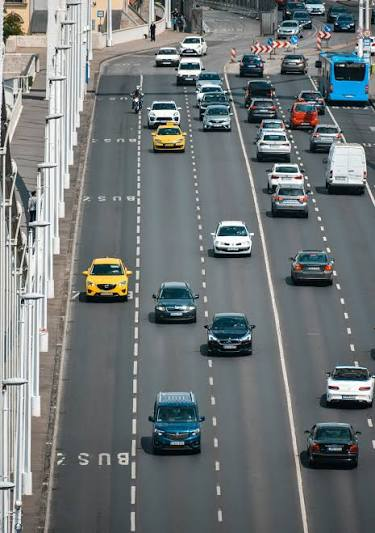
#> input picture data/sample_videos/images (1).jpeg, 375 x 533 px
$ python -i preprocessor.py   (imports and definitions only)
#> lines starting #> are read from the running program, lines starting #| are printed output that depends on the picture
#> further down, picture is the input picture: shape (533, 375, 3); mean B, G, R 119.5, 118.5, 112.9
"""
Frame preprocessing module:
Applies contrast enhancement (CLAHE) for mountain fog/glare and optional ROI masking.
"""
import cv2
import numpy as np
from typing import Optional, List, Tuple


class FramePreprocessor:
    def __init__(
        self,
        enable_clahe: bool = True,
        clip_limit: float = 2.5,
        grid_size: Tuple[int, int] = (8, 8),
        roi_polygon: Optional[List[Tuple[int, int]]] = None
    ):
        self.enable_clahe = enable_clahe
        self.clahe = cv2.createCLAHE(clipLimit=clip_limit, tileGridSize=grid_size)
        self.roi_polygon = roi_polygon
        self._mask = None
        self._mask_shape = None

    def enhance_contrast(self, frame: np.ndarray) -> np.ndarray:
        """
        Enhances frame clarity in challenging mountain conditions (fog, shadow, glare)
        using CLAHE on the Lightness (L) channel in LAB color space.
        """
        if not self.enable_clahe:
            return frame

        lab = cv2.cvtColor(frame, cv2.COLOR_BGR2LAB)
#> lab: shape (533, 375, 3); mean of channels 0, 1, 2 124.5, 126.5, 126.8
        l_channel, a_channel, b_channel = cv2.split(lab)
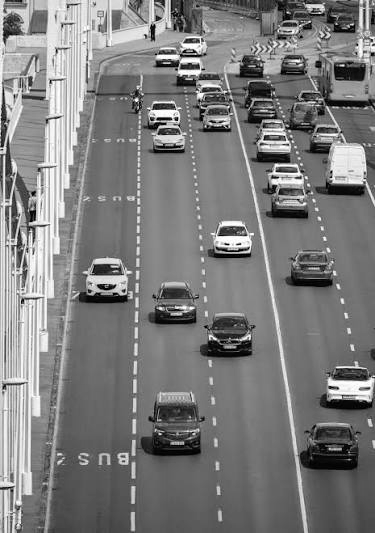
#> l_channel: shape (533, 375); min 0, max 255, mean 124.5
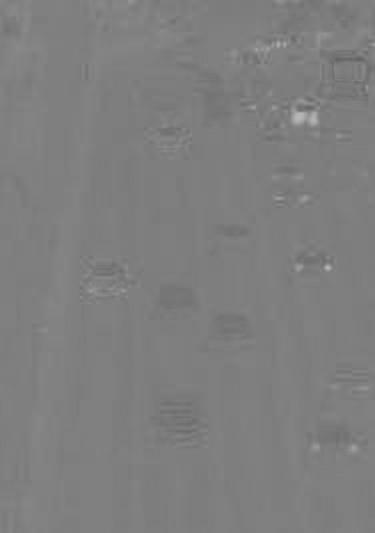
#> a_channel: shape (533, 375); min 95, max 185, mean 126.5
        cl = self.clahe.apply(l_channel)
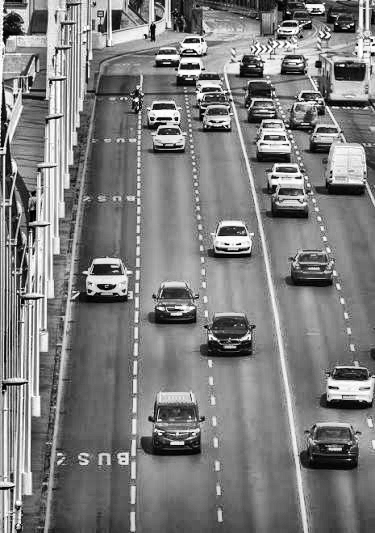
#> cl: shape (533, 375); min 0, max 255, mean 125.8
        merged = cv2.merge((cl, a_channel, b_channel))
#> merged: shape (533, 375, 3); mean of channels 0, 1, 2 125.8, 126.5, 126.8
        enhanced = cv2.cvtColor(merged, cv2.COLOR_LAB2BGR)
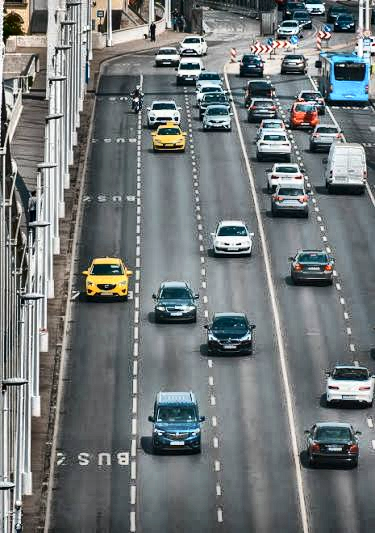
#> enhanced: shape (533, 375, 3); mean B, G, R 121.3, 120.4, 114.9
        return enhanced

    def apply_roi_mask(self, frame: np.ndarray) -> np.ndarray:
        """
        Masks out non-road areas (forests, sky, valley) if ROI polygon is specified.
        """
        if self.roi_polygon is None or len(self.roi_polygon) < 3:
            return frame

        h, w = frame.shape[:2]
        if self._mask is None or self._mask_shape != (h, w):
            self._mask = np.zeros((h, w), dtype=np.uint8)
            pts = np.array(self.roi_polygon, dtype=np.int32)
            cv2.fillPoly(self._mask, [pts], 255)
            self._mask_shape = (h, w)

        masked_frame = cv2.bitwise_and(frame, frame, mask=self._mask)
        return masked_frame

    def process(self, frame: np.ndarray) -> np.ndarray:
        """Runs full preprocessing pipeline."""
        if frame is None:
            return frame

        enhanced = self.enhance_contrast(frame)
        if self.roi_polygon is not None:
            enhanced = self.apply_roi_mask(enhanced)

        return enhanced

>>> import cv2
>>> picture = cv2.imread('../../data/sample_videos/images (1).jpeg')
>>> result = FramePreprocessor().process(picture)
